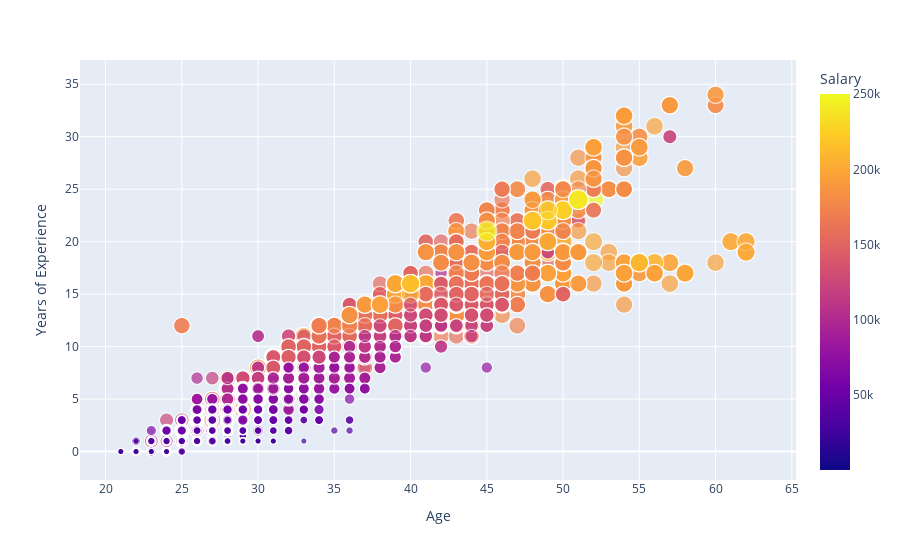

The notebook cell this image was saved under:
### Code cell
fig = px.scatter(
    df , x = 'Age' , y = 'Years of Experience' ,size='Salary', color = 'Salary'  )
fig.show()

### Figure 1 — Plotly figure (JSON) as saved in the notebook; plotly's stock layout.template omitted (floating-point values rounded to 4 significant figures; data arrays with more than 128 entries replaced by an {"elided": "..."} marker saying what was removed)
{"data": [{"hovertemplate": "Age=%{x}<br>Years of Experience=%{y}<br>Salary=%{marker.color}<extra></extra>", "legendgroup": "", "marker": {"color": {"elided": "6684 int values"}, "coloraxis": "coloraxis", "size": {"elided": "6684 int values"}, "sizemode": "area", "sizeref": 625, "symbol": "circle"}, "mode": "markers", "name": "", "showlegend": false, "type": "scattergl", "x": {"elided": "6684 int values"}, "xaxis": "x", "y": {"elided": "6684 float values"}, "yaxis": "y"}], "layout": {"coloraxis": {"colorbar": {"title": {"text": "Salary"}}, "colorscale": [[0, "#0d0887"], [0.1111, "#46039f"], [0.2222, "#7201a8"], [0.3333, "#9c179e"], [0.4444, "#bd3786"], [0.5556, "#d8576b"], [0.6667, "#ed7953"], [0.7778, "#fb9f3a"], [0.8889, "#fdca26"], [1, "#f0f921"]]}, "legend": {"itemsizing": "constant", "tracegroupgap": 0}, "margin": {"t": 60}, "xaxis": {"anchor": "y", "domain": [0, 1], "title": {"text": "Age"}}, "yaxis": {"anchor": "x", "domain": [0, 1], "title": {"text": "Years of Experience"}}}}
